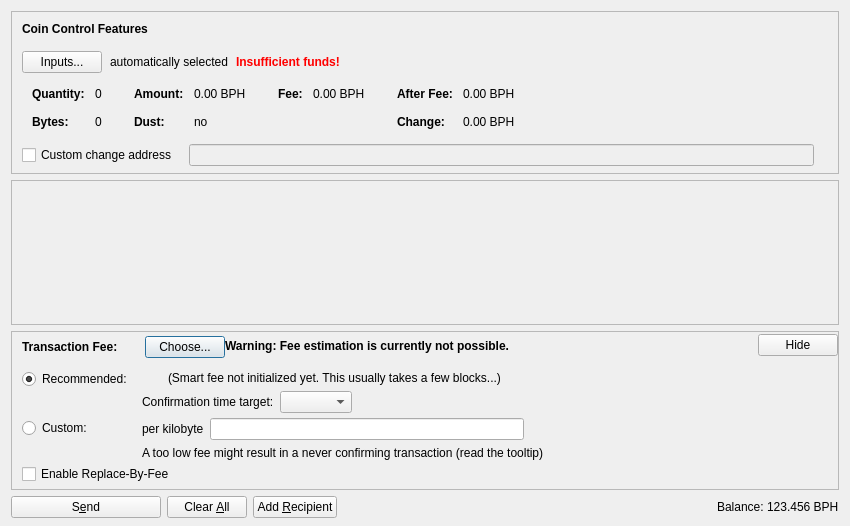
<?xml version="1.0" encoding="UTF-8"?>
<ui version="4.0">
 <class>SendCoinsDialog</class>
 <widget class="QDialog" name="SendCoinsDialog">
  <property name="geometry">
   <rect>
    <x>0</x>
    <y>0</y>
    <width>850</width>
    <height>526</height>
   </rect>
  </property>
  <property name="windowTitle">
   <string>Send Coins</string>
  </property>
  <layout class="QVBoxLayout" name="verticalLayout" stretch="0,1,0,0">
   <property name="bottomMargin">
    <number>8</number>
   </property>
   <item>
    <widget class="QFrame" name="frameCoinControl">
     <property name="sizePolicy">
      <sizepolicy hsizetype="Expanding" vsizetype="Expanding">
       <horstretch>0</horstretch>
       <verstretch>0</verstretch>
      </sizepolicy>
     </property>
     <property name="maximumSize">
      <size>
       <width>16777215</width>
       <height>16777215</height>
      </size>
     </property>
     <property name="frameShape">
      <enum>QFrame::StyledPanel</enum>
     </property>
     <property name="frameShadow">
      <enum>QFrame::Sunken</enum>
     </property>
     <layout class="QVBoxLayout" name="verticalLayoutCoinControl2">
      <property name="spacing">
       <number>0</number>
      </property>
      <property name="leftMargin">
       <number>0</number>
      </property>
      <property name="topMargin">
       <number>0</number>
      </property>
      <property name="rightMargin">
       <number>0</number>
      </property>
      <property name="bottomMargin">
       <number>6</number>
      </property>
      <item>
       <layout class="QVBoxLayout" name="verticalLayoutCoinControl" stretch="0,0,0,0,1">
        <property name="spacing">
         <number>0</number>
        </property>
        <property name="leftMargin">
         <number>10</number>
        </property>
        <property name="topMargin">
         <number>10</number>
        </property>
        <item>
         <layout class="QHBoxLayout" name="horizontalLayoutCoinControl1">
          <property name="bottomMargin">
           <number>15</number>
          </property>
          <item>
           <widget class="QLabel" name="labelCoinControlFeatures">
            <property name="sizePolicy">
             <sizepolicy hsizetype="Preferred" vsizetype="Maximum">
              <horstretch>0</horstretch>
              <verstretch>0</verstretch>
             </sizepolicy>
            </property>
            <property name="font">
             <font>
              <weight>75</weight>
              <bold>true</bold>
             </font>
            </property>
            <property name="styleSheet">
             <string notr="true">font-weight:bold;</string>
            </property>
            <property name="text">
             <string>Coin Control Features</string>
            </property>
           </widget>
          </item>
         </layout>
        </item>
        <item>
         <layout class="QHBoxLayout" name="horizontalLayoutCoinControl2" stretch="0,0,0,0">
          <property name="spacing">
           <number>8</number>
          </property>
          <property name="bottomMargin">
           <number>10</number>
          </property>
          <item>
           <widget class="QPushButton" name="pushButtonCoinControl">
            <property name="styleSheet">
             <string notr="true"/>
            </property>
            <property name="text">
             <string>Inputs...</string>
            </property>
            <property name="autoDefault">
             <bool>false</bool>
            </property>
           </widget>
          </item>
          <item>
           <widget class="QLabel" name="labelCoinControlAutomaticallySelected">
            <property name="text">
             <string>automatically selected</string>
            </property>
            <property name="margin">
             <number>5</number>
            </property>
           </widget>
          </item>
          <item>
           <widget class="QLabel" name="labelCoinControlInsuffFunds">
            <property name="font">
             <font>
              <weight>75</weight>
              <bold>true</bold>
             </font>
            </property>
            <property name="styleSheet">
             <string notr="true">color:red;font-weight:bold;</string>
            </property>
            <property name="text">
             <string>Insufficient funds!</string>
            </property>
            <property name="margin">
             <number>5</number>
            </property>
           </widget>
          </item>
          <item>
           <spacer name="horizontalSpacerCoinControl">
            <property name="orientation">
             <enum>Qt::Horizontal</enum>
            </property>
            <property name="sizeHint" stdset="0">
             <size>
              <width>40</width>
              <height>1</height>
             </size>
            </property>
           </spacer>
          </item>
         </layout>
        </item>
        <item>
         <widget class="QWidget" name="widgetCoinControl" native="true">
          <property name="sizePolicy">
           <sizepolicy hsizetype="Preferred" vsizetype="Preferred">
            <horstretch>0</horstretch>
            <verstretch>0</verstretch>
           </sizepolicy>
          </property>
          <property name="minimumSize">
           <size>
            <width>0</width>
            <height>0</height>
           </size>
          </property>
          <property name="styleSheet">
           <string notr="true"/>
          </property>
          <layout class="QHBoxLayout" name="horizontalLayoutCoinControl5">
           <property name="leftMargin">
            <number>0</number>
           </property>
           <property name="topMargin">
            <number>0</number>
           </property>
           <property name="rightMargin">
            <number>0</number>
           </property>
           <property name="bottomMargin">
            <number>0</number>
           </property>
           <item>
            <layout class="QHBoxLayout" name="horizontalLayoutCoinControl3" stretch="0,0,0,1">
             <property name="spacing">
              <number>20</number>
             </property>
             <property name="topMargin">
              <number>0</number>
             </property>
             <property name="bottomMargin">
              <number>10</number>
             </property>
             <item>
              <layout class="QFormLayout" name="formLayoutCoinControl1">
               <property name="horizontalSpacing">
                <number>10</number>
               </property>
               <property name="verticalSpacing">
                <number>14</number>
               </property>
               <property name="leftMargin">
                <number>10</number>
               </property>
               <property name="topMargin">
                <number>4</number>
               </property>
               <property name="rightMargin">
                <number>6</number>
               </property>
               <item row="0" column="0">
                <widget class="QLabel" name="labelCoinControlQuantityText">
                 <property name="font">
                  <font>
                   <weight>75</weight>
                   <bold>true</bold>
                  </font>
                 </property>
                 <property name="text">
                  <string>Quantity:</string>
                 </property>
                 <property name="margin">
                  <number>0</number>
                 </property>
                </widget>
               </item>
               <item row="0" column="1">
                <widget class="QLabel" name="labelCoinControlQuantity">
                 <property name="cursor">
                  <cursorShape>IBeamCursor</cursorShape>
                 </property>
                 <property name="contextMenuPolicy">
                  <enum>Qt::ActionsContextMenu</enum>
                 </property>
                 <property name="text">
                  <string notr="true">0</string>
                 </property>
                 <property name="margin">
                  <number>0</number>
                 </property>
                 <property name="textInteractionFlags">
                  <set>Qt::LinksAccessibleByMouse|Qt::TextSelectableByKeyboard|Qt::TextSelectableByMouse</set>
                 </property>
                </widget>
               </item>
               <item row="1" column="0">
                <widget class="QLabel" name="labelCoinControlBytesText">
                 <property name="font">
                  <font>
                   <weight>75</weight>
                   <bold>true</bold>
                  </font>
                 </property>
                 <property name="text">
                  <string>Bytes:</string>
                 </property>
                </widget>
               </item>
               <item row="1" column="1">
                <widget class="QLabel" name="labelCoinControlBytes">
                 <property name="cursor">
                  <cursorShape>IBeamCursor</cursorShape>
                 </property>
                 <property name="contextMenuPolicy">
                  <enum>Qt::ActionsContextMenu</enum>
                 </property>
                 <property name="text">
                  <string notr="true">0</string>
                 </property>
                 <property name="textInteractionFlags">
                  <set>Qt::LinksAccessibleByMouse|Qt::TextSelectableByKeyboard|Qt::TextSelectableByMouse</set>
                 </property>
                </widget>
               </item>
              </layout>
             </item>
             <item>
              <layout class="QFormLayout" name="formLayoutCoinControl2">
               <property name="horizontalSpacing">
                <number>10</number>
               </property>
               <property name="verticalSpacing">
                <number>14</number>
               </property>
               <property name="leftMargin">
                <number>6</number>
               </property>
               <property name="topMargin">
                <number>4</number>
               </property>
               <property name="rightMargin">
                <number>6</number>
               </property>
               <item row="0" column="0">
                <widget class="QLabel" name="labelCoinControlAmountText">
                 <property name="font">
                  <font>
                   <weight>75</weight>
                   <bold>true</bold>
                  </font>
                 </property>
                 <property name="text">
                  <string>Amount:</string>
                 </property>
                 <property name="margin">
                  <number>0</number>
                 </property>
                </widget>
               </item>
               <item row="0" column="1">
                <widget class="QLabel" name="labelCoinControlAmount">
                 <property name="cursor">
                  <cursorShape>IBeamCursor</cursorShape>
                 </property>
                 <property name="contextMenuPolicy">
                  <enum>Qt::ActionsContextMenu</enum>
                 </property>
                 <property name="text">
                  <string notr="true">0.00 BPH</string>
                 </property>
                 <property name="textInteractionFlags">
                  <set>Qt::LinksAccessibleByMouse|Qt::TextSelectableByKeyboard|Qt::TextSelectableByMouse</set>
                 </property>
                </widget>
               </item>
               <item row="1" column="0">
                <widget class="QLabel" name="labelCoinControlLowOutputText">
                 <property name="font">
                  <font>
                   <weight>75</weight>
                   <bold>true</bold>
                  </font>
                 </property>
                 <property name="text">
                  <string>Dust:</string>
                 </property>
                </widget>
               </item>
               <item row="1" column="1">
                <widget class="QLabel" name="labelCoinControlLowOutput">
                 <property name="cursor">
                  <cursorShape>IBeamCursor</cursorShape>
                 </property>
                 <property name="contextMenuPolicy">
                  <enum>Qt::ActionsContextMenu</enum>
                 </property>
                 <property name="text">
                  <string notr="true">no</string>
                 </property>
                 <property name="textInteractionFlags">
                  <set>Qt::LinksAccessibleByMouse|Qt::TextSelectableByKeyboard|Qt::TextSelectableByMouse</set>
                 </property>
                </widget>
               </item>
              </layout>
             </item>
             <item>
              <layout class="QFormLayout" name="formLayoutCoinControl3">
               <property name="horizontalSpacing">
                <number>10</number>
               </property>
               <property name="verticalSpacing">
                <number>14</number>
               </property>
               <property name="leftMargin">
                <number>6</number>
               </property>
               <property name="topMargin">
                <number>4</number>
               </property>
               <property name="rightMargin">
                <number>6</number>
               </property>
               <item row="0" column="0">
                <widget class="QLabel" name="labelCoinControlFeeText">
                 <property name="font">
                  <font>
                   <weight>75</weight>
                   <bold>true</bold>
                  </font>
                 </property>
                 <property name="text">
                  <string>Fee:</string>
                 </property>
                 <property name="margin">
                  <number>0</number>
                 </property>
                </widget>
               </item>
               <item row="0" column="1">
                <widget class="QLabel" name="labelCoinControlFee">
                 <property name="cursor">
                  <cursorShape>IBeamCursor</cursorShape>
                 </property>
                 <property name="contextMenuPolicy">
                  <enum>Qt::ActionsContextMenu</enum>
                 </property>
                 <property name="text">
                  <string notr="true">0.00 BPH</string>
                 </property>
                 <property name="textInteractionFlags">
                  <set>Qt::LinksAccessibleByMouse|Qt::TextSelectableByKeyboard|Qt::TextSelectableByMouse</set>
                 </property>
                </widget>
               </item>
              </layout>
             </item>
             <item>
              <layout class="QFormLayout" name="formLayoutCoinControl4">
               <property name="horizontalSpacing">
                <number>10</number>
               </property>
               <property name="verticalSpacing">
                <number>14</number>
               </property>
               <property name="leftMargin">
                <number>6</number>
               </property>
               <property name="topMargin">
                <number>4</number>
               </property>
               <property name="rightMargin">
                <number>6</number>
               </property>
               <item row="0" column="0">
                <widget class="QLabel" name="labelCoinControlAfterFeeText">
                 <property name="font">
                  <font>
                   <weight>75</weight>
                   <bold>true</bold>
                  </font>
                 </property>
                 <property name="text">
                  <string>After Fee:</string>
                 </property>
                 <property name="margin">
                  <number>0</number>
                 </property>
                </widget>
               </item>
               <item row="0" column="1">
                <widget class="QLabel" name="labelCoinControlAfterFee">
                 <property name="cursor">
                  <cursorShape>IBeamCursor</cursorShape>
                 </property>
                 <property name="contextMenuPolicy">
                  <enum>Qt::ActionsContextMenu</enum>
                 </property>
                 <property name="text">
                  <string notr="true">0.00 BPH</string>
                 </property>
                 <property name="textInteractionFlags">
                  <set>Qt::LinksAccessibleByMouse|Qt::TextSelectableByKeyboard|Qt::TextSelectableByMouse</set>
                 </property>
                </widget>
               </item>
               <item row="1" column="0">
                <widget class="QLabel" name="labelCoinControlChangeText">
                 <property name="font">
                  <font>
                   <weight>75</weight>
                   <bold>true</bold>
                  </font>
                 </property>
                 <property name="text">
                  <string>Change:</string>
                 </property>
                </widget>
               </item>
               <item row="1" column="1">
                <widget class="QLabel" name="labelCoinControlChange">
                 <property name="cursor">
                  <cursorShape>IBeamCursor</cursorShape>
                 </property>
                 <property name="contextMenuPolicy">
                  <enum>Qt::ActionsContextMenu</enum>
                 </property>
                 <property name="text">
                  <string notr="true">0.00 BPH</string>
                 </property>
                 <property name="textInteractionFlags">
                  <set>Qt::LinksAccessibleByMouse|Qt::TextSelectableByKeyboard|Qt::TextSelectableByMouse</set>
                 </property>
                </widget>
               </item>
              </layout>
             </item>
            </layout>
           </item>
          </layout>
         </widget>
        </item>
        <item>
         <layout class="QHBoxLayout" name="horizontalLayoutCoinControl4" stretch="0,0,0">
          <property name="spacing">
           <number>12</number>
          </property>
          <property name="sizeConstraint">
           <enum>QLayout::SetDefaultConstraint</enum>
          </property>
          <property name="topMargin">
           <number>5</number>
          </property>
          <property name="rightMargin">
           <number>5</number>
          </property>
          <item>
           <widget class="QCheckBox" name="checkBoxCoinControlChange">
            <property name="toolTip">
             <string>If this is activated, but the change address is empty or invalid, change will be sent to a newly generated address.</string>
            </property>
            <property name="text">
             <string>Custom change address</string>
            </property>
           </widget>
          </item>
          <item>
           <widget class="QValidatedLineEdit" name="lineEditCoinControlChange">
            <property name="enabled">
             <bool>false</bool>
            </property>
            <property name="sizePolicy">
             <sizepolicy hsizetype="Expanding" vsizetype="Fixed">
              <horstretch>0</horstretch>
              <verstretch>0</verstretch>
             </sizepolicy>
            </property>
           </widget>
          </item>
          <item>
           <widget class="QLabel" name="labelCoinControlChangeLabel">
            <property name="sizePolicy">
             <sizepolicy hsizetype="Preferred" vsizetype="Expanding">
              <horstretch>0</horstretch>
              <verstretch>0</verstretch>
             </sizepolicy>
            </property>
            <property name="minimumSize">
             <size>
              <width>0</width>
              <height>0</height>
             </size>
            </property>
            <property name="text">
             <string/>
            </property>
            <property name="margin">
             <number>3</number>
            </property>
           </widget>
          </item>
         </layout>
        </item>
        <item>
         <spacer name="verticalSpacerCoinControl">
          <property name="orientation">
           <enum>Qt::Vertical</enum>
          </property>
          <property name="sizeHint" stdset="0">
           <size>
            <width>800</width>
            <height>1</height>
           </size>
          </property>
         </spacer>
        </item>
       </layout>
      </item>
     </layout>
    </widget>
   </item>
   <item>
    <widget class="QScrollArea" name="scrollArea">
     <property name="widgetResizable">
      <bool>true</bool>
     </property>
     <widget class="QWidget" name="scrollAreaWidgetContents">
      <property name="geometry">
       <rect>
        <x>0</x>
        <y>0</y>
        <width>830</width>
        <height>104</height>
       </rect>
      </property>
      <layout class="QVBoxLayout" name="verticalLayout_2" stretch="0,1">
       <property name="leftMargin">
        <number>0</number>
       </property>
       <property name="topMargin">
        <number>0</number>
       </property>
       <property name="rightMargin">
        <number>0</number>
       </property>
       <property name="bottomMargin">
        <number>0</number>
       </property>
       <item>
        <layout class="QVBoxLayout" name="entries">
         <property name="spacing">
          <number>6</number>
         </property>
        </layout>
       </item>
       <item>
        <spacer name="verticalSpacer">
         <property name="orientation">
          <enum>Qt::Vertical</enum>
         </property>
         <property name="sizeHint" stdset="0">
          <size>
           <width>20</width>
           <height>40</height>
          </size>
         </property>
        </spacer>
       </item>
      </layout>
     </widget>
    </widget>
   </item>
   <item>
    <widget class="QFrame" name="frameFee">
     <property name="sizePolicy">
      <sizepolicy hsizetype="Expanding" vsizetype="Expanding">
       <horstretch>0</horstretch>
       <verstretch>0</verstretch>
      </sizepolicy>
     </property>
     <property name="maximumSize">
      <size>
       <width>16777215</width>
       <height>16777215</height>
      </size>
     </property>
     <property name="frameShape">
      <enum>QFrame::StyledPanel</enum>
     </property>
     <property name="frameShadow">
      <enum>QFrame::Sunken</enum>
     </property>
     <layout class="QVBoxLayout" name="verticalLayoutFee1">
      <property name="spacing">
       <number>0</number>
      </property>
      <property name="leftMargin">
       <number>0</number>
      </property>
      <property name="topMargin">
       <number>0</number>
      </property>
      <property name="rightMargin">
       <number>0</number>
      </property>
      <property name="bottomMargin">
       <number>0</number>
      </property>
      <item>
       <layout class="QVBoxLayout" name="verticalLayoutFee2" stretch="0,0,0">
        <property name="spacing">
         <number>0</number>
        </property>
        <property name="leftMargin">
         <number>10</number>
        </property>
        <property name="topMargin">
         <number>0</number>
        </property>
        <item>
         <layout class="QHBoxLayout" name="horizontalLayoutFee1">
          <property name="bottomMargin">
           <number>0</number>
          </property>
          <item>
           <layout class="QVBoxLayout" name="verticalLayoutFee7">
            <property name="spacing">
             <number>0</number>
            </property>
            <item>
             <spacer name="verticalSpacerSmartFee">
              <property name="orientation">
               <enum>Qt::Vertical</enum>
              </property>
              <property name="sizeType">
               <enum>QSizePolicy::Fixed</enum>
              </property>
              <property name="sizeHint" stdset="0">
               <size>
                <width>1</width>
                <height>4</height>
               </size>
              </property>
             </spacer>
            </item>
            <item>
             <layout class="QHBoxLayout" name="horizontalLayoutSmartFee">
              <property name="spacing">
               <number>10</number>
              </property>
              <item>
               <widget class="QLabel" name="labelFeeHeadline">
                <property name="sizePolicy">
                 <sizepolicy hsizetype="Preferred" vsizetype="Maximum">
                  <horstretch>0</horstretch>
                  <verstretch>0</verstretch>
                 </sizepolicy>
                </property>
                <property name="font">
                 <font>
                  <weight>75</weight>
                  <bold>true</bold>
                 </font>
                </property>
                <property name="styleSheet">
                 <string notr="true">font-weight:bold;</string>
                </property>
                <property name="text">
                 <string>Transaction Fee:</string>
                </property>
               </widget>
              </item>
              <item>
               <widget class="QLabel" name="labelFeeMinimized">
                <property name="text">
                 <string/>
                </property>
               </widget>
              </item>
              <item>
               <widget class="QPushButton" name="buttonChooseFee">
                <property name="text">
                 <string>Choose...</string>
                </property>
               </widget>
              </item>
             </layout>
            </item>
            <item>
             <spacer name="verticalSpacer_5">
              <property name="orientation">
               <enum>Qt::Vertical</enum>
              </property>
              <property name="sizeHint" stdset="0">
               <size>
                <width>1</width>
                <height>1</height>
               </size>
              </property>
             </spacer>
            </item>
           </layout>
          </item>
          <item>
           <widget class="QLabel" name="fallbackFeeWarningLabel">
            <property name="toolTip">
             <string>Using the fallbackfee can result in sending a transaction that will take several hours or days (or never) to confirm. Consider choosing your fee manually or wait until you have validated the complete chain.</string>
            </property>
            <property name="font">
            <font>
                <weight>75</weight>
                <bold>true</bold>
            </font>
            </property>
            <property name="text">
             <string>Warning: Fee estimation is currently not possible.</string>
            </property>
            <property name="wordWrap">
             <bool>false</bool>
            </property>
           </widget>
          </item>
          <item>
           <spacer name="horizontalSpacer_4">
            <property name="orientation">
             <enum>Qt::Horizontal</enum>
            </property>
            <property name="sizeType">
             <enum>QSizePolicy::MinimumExpanding</enum>
            </property>
            <property name="sizeHint" stdset="0">
             <size>
              <width>40</width>
              <height>20</height>
             </size>
            </property>
           </spacer>
          </item>
          <item>
           <widget class="QPushButton" name="buttonMinimizeFee">
            <property name="toolTip">
             <string>collapse fee-settings</string>
            </property>
            <property name="text">
             <string>Hide</string>
            </property>
           </widget>
          </item>
         </layout>
        </item>
        <item>
         <widget class="QFrame" name="frameFeeSelection">
          <layout class="QVBoxLayout" name="verticalLayoutFee12">
           <property name="spacing">
            <number>0</number>
           </property>
           <property name="leftMargin">
            <number>0</number>
           </property>
           <property name="topMargin">
            <number>0</number>
           </property>
           <property name="rightMargin">
            <number>0</number>
           </property>
           <property name="bottomMargin">
            <number>0</number>
           </property>
           <item>
            <layout class="QGridLayout" name="gridLayoutFee">
             <property name="topMargin">
              <number>10</number>
             </property>
             <property name="bottomMargin">
              <number>4</number>
             </property>
             <property name="horizontalSpacing">
              <number>10</number>
             </property>
             <property name="verticalSpacing">
              <number>4</number>
             </property>
             <item row="1" column="1">
              <layout class="QVBoxLayout" name="verticalLayoutFee8">
               <property name="spacing">
                <number>6</number>
               </property>
               <item>
                <layout class="QHBoxLayout" name="horizontalLayoutFee13">
                 <item>
                  <widget class="QLabel" name="labelCustomPerKilobyte">
                   <property name="toolTip">
                    <string>Specify a custom fee per kB (1,000 bytes) of the transaction's virtual size.

Note:  Since the fee is calculated on a per-byte basis, a fee of "100 satoshis per kB" for a transaction size of 500 bytes (half of 1 kB) would ultimately yield a fee of only 50 satoshis.</string>
                   </property>
                   <property name="text">
                    <string>per kilobyte</string>
                   </property>
                  </widget>
                 </item>
                 <item>
                  <widget class="BitcoinpaythroughAmountField" name="customFee"/>
                 </item>
                 <item>
                  <spacer name="horizontalSpacer_6">
                   <property name="orientation">
                    <enum>Qt::Horizontal</enum>
                   </property>
                   <property name="sizeHint" stdset="0">
                    <size>
                     <width>1</width>
                     <height>1</height>
                    </size>
                   </property>
                  </spacer>
                 </item>
                </layout>
               </item>
               <item>
                <layout class="QHBoxLayout" name="horizontalLayoutFee8">
                 <item>
                  <widget class="QLabel" name="labelCustomFeeWarning">
                   <property name="enabled">
                    <bool>true</bool>
                   </property>
                   <property name="toolTip">
                    <string>When there is less transaction volume than space in the blocks, miners as well as relaying nodes may enforce a minimum fee. Paying only this minimum fee is just fine, but be aware that this can result in a never confirming transaction once there is more demand for bitcoinpaythrough transactions than the network can process.</string>
                   </property>
                   <property name="text">
                    <string>A too low fee might result in a never confirming transaction (read the tooltip)</string>
                   </property>
                  </widget>
                 </item>
                 <item>
                  <spacer name="horizontalSpacer_2">
                   <property name="orientation">
                    <enum>Qt::Horizontal</enum>
                   </property>
                   <property name="sizeHint" stdset="0">
                    <size>
                     <width>1</width>
                     <height>1</height>
                    </size>
                   </property>
                  </spacer>
                 </item>
                </layout>
               </item>
              </layout>
             </item>
             <item row="0" column="0">
              <layout class="QVBoxLayout" name="verticalLayoutFee4" stretch="0,1">
               <item>
                <widget class="QRadioButton" name="radioSmartFee">
                 <property name="text">
                  <string>Recommended:</string>
                 </property>
                 <property name="checked">
                  <bool>true</bool>
                 </property>
                 <attribute name="buttonGroup">
                  <string notr="true">groupFee</string>
                 </attribute>
                </widget>
               </item>
               <item>
                <spacer name="verticalSpacer_2">
                 <property name="orientation">
                  <enum>Qt::Vertical</enum>
                 </property>
                 <property name="sizeHint" stdset="0">
                  <size>
                   <width>1</width>
                   <height>1</height>
                  </size>
                 </property>
                </spacer>
               </item>
              </layout>
             </item>
             <item row="1" column="0">
              <layout class="QVBoxLayout" name="verticalLayoutFee9" stretch="0,1">
               <item>
                <widget class="QRadioButton" name="radioCustomFee">
                 <property name="text">
                  <string>Custom:</string>
                 </property>
                 <attribute name="buttonGroup">
                  <string notr="true">groupFee</string>
                 </attribute>
                </widget>
               </item>
               <item>
                <spacer name="verticalSpacer_6">
                 <property name="orientation">
                  <enum>Qt::Vertical</enum>
                 </property>
                 <property name="sizeHint" stdset="0">
                  <size>
                   <width>1</width>
                   <height>1</height>
                  </size>
                 </property>
                </spacer>
               </item>
              </layout>
             </item>
             <item row="0" column="1">
              <layout class="QVBoxLayout" name="verticalLayoutFee3" stretch="0,0,1">
               <property name="spacing">
                <number>6</number>
               </property>
               <property name="topMargin">
                <number>2</number>
               </property>
               <item>
                <layout class="QHBoxLayout" name="horizontalLayoutFee12">
                 <item>
                  <widget class="QLabel" name="labelSmartFee">
                   <property name="text">
                    <string/>
                   </property>
                  </widget>
                 </item>
                 <item>
                  <widget class="QLabel" name="labelFeeEstimation">
                   <property name="text">
                    <string/>
                   </property>
                  </widget>
                 </item>
                 <item>
                  <widget class="QLabel" name="labelSmartFee2">
                   <property name="text">
                    <string>(Smart fee not initialized yet. This usually takes a few blocks...)</string>
                   </property>
                  </widget>
                 </item>
                 <item>
                  <spacer name="horizontalSpacer_5">
                   <property name="orientation">
                    <enum>Qt::Horizontal</enum>
                   </property>
                   <property name="sizeHint" stdset="0">
                    <size>
                     <width>1</width>
                     <height>1</height>
                    </size>
                   </property>
                  </spacer>
                 </item>
                </layout>
               </item>
               <item>
                <layout class="QHBoxLayout" name="horizontalLayoutFee9">
                 <item>
                  <layout class="QVBoxLayout" name="verticalLayoutFee6">
                   <item>
                    <widget class="QLabel" name="labelSmartFee3">
                     <property name="text">
                      <string>Confirmation time target:</string>
                     </property>
                    </widget>
                   </item>
                  </layout>
                 </item>
                 <item>
                  <layout class="QVBoxLayout" name="verticalLayoutFee5">
                   <property name="rightMargin">
                    <number>30</number>
                   </property>
                   <item>
                    <layout class="QHBoxLayout" name="horizontalLayoutConfTarget">
                     <property name="bottomMargin">
                      <number>0</number>
                     </property>
                     <item>
                      <widget class="QComboBox" name="confTargetSelector"/>
                     </item>
                     <item>
                      <spacer name="horizontalSpacerConfTarget">
                       <property name="orientation">
                        <enum>Qt::Horizontal</enum>
                       </property>
                       <property name="sizeHint" stdset="0">
                        <size>
                         <width>40</width>
                         <height>20</height>
                        </size>
                       </property>
                      </spacer>
                     </item>
                    </layout>
                   </item>
                  </layout>
                 </item>
                </layout>
               </item>
               <item>
                <spacer name="verticalSpacer_4">
                 <property name="orientation">
                  <enum>Qt::Vertical</enum>
                 </property>
                 <property name="sizeHint" stdset="0">
                  <size>
                   <width>1</width>
                   <height>1</height>
                  </size>
                 </property>
                </spacer>
               </item>
              </layout>
             </item>
            </layout>
           </item>
           <item>
            <widget class="QCheckBox" name="optInRBF">
             <property name="text">
              <string>Enable Replace-By-Fee</string>
             </property>
             <property name="toolTip">
              <string>With Replace-By-Fee (BIP-125) you can increase a transaction's fee after it is sent. Without this, a higher fee may be recommended to compensate for increased transaction delay risk.</string>
             </property>
            </widget>
           </item>
          </layout>
         </widget>
        </item>
        <item>
         <spacer name="verticalSpacerFee">
          <property name="orientation">
           <enum>Qt::Vertical</enum>
          </property>
          <property name="sizeHint" stdset="0">
           <size>
            <width>40</width>
            <height>5</height>
           </size>
          </property>
         </spacer>
        </item>
       </layout>
      </item>
     </layout>
    </widget>
   </item>
   <item>
    <layout class="QHBoxLayout" name="horizontalLayout">
     <item>
      <widget class="QPushButton" name="sendButton">
       <property name="minimumSize">
        <size>
         <width>150</width>
         <height>0</height>
        </size>
       </property>
       <property name="toolTip">
        <string>Confirm the send action</string>
       </property>
       <property name="text">
        <string>S&amp;end</string>
       </property>
       <property name="icon">
        <iconset resource="../bitcoinpaythrough.qrc">
         <normaloff>:/icons/send</normaloff>:/icons/send</iconset>
       </property>
       <property name="autoDefault">
        <bool>false</bool>
       </property>
       <property name="default">
        <bool>false</bool>
       </property>
      </widget>
     </item>
     <item>
      <widget class="QPushButton" name="clearButton">
       <property name="sizePolicy">
        <sizepolicy hsizetype="Minimum" vsizetype="Fixed">
         <horstretch>0</horstretch>
         <verstretch>0</verstretch>
        </sizepolicy>
       </property>
       <property name="toolTip">
        <string>Clear all fields of the form.</string>
       </property>
       <property name="text">
        <string>Clear &amp;All</string>
       </property>
       <property name="icon">
        <iconset resource="../bitcoinpaythrough.qrc">
         <normaloff>:/icons/remove</normaloff>:/icons/remove</iconset>
       </property>
       <property name="autoDefault">
        <bool>false</bool>
       </property>
      </widget>
     </item>
     <item>
      <widget class="QPushButton" name="addButton">
       <property name="toolTip">
        <string>Send to multiple recipients at once</string>
       </property>
       <property name="text">
        <string>Add &amp;Recipient</string>
       </property>
       <property name="icon">
        <iconset resource="../bitcoinpaythrough.qrc">
         <normaloff>:/icons/add</normaloff>:/icons/add</iconset>
       </property>
       <property name="autoDefault">
        <bool>false</bool>
       </property>
      </widget>
     </item>
     <item>
      <spacer name="horizontalSpacer">
       <property name="orientation">
        <enum>Qt::Horizontal</enum>
       </property>
       <property name="sizeHint" stdset="0">
        <size>
         <width>40</width>
         <height>20</height>
        </size>
       </property>
      </spacer>
     </item>
     <item>
      <layout class="QHBoxLayout" name="horizontalLayout_2">
       <property name="spacing">
        <number>3</number>
       </property>
       <item>
        <widget class="QLabel" name="label">
         <property name="sizePolicy">
          <sizepolicy hsizetype="Preferred" vsizetype="Fixed">
           <horstretch>0</horstretch>
           <verstretch>0</verstretch>
          </sizepolicy>
         </property>
         <property name="text">
          <string>Balance:</string>
         </property>
        </widget>
       </item>
       <item>
        <widget class="QLabel" name="labelBalance">
         <property name="sizePolicy">
          <sizepolicy hsizetype="Preferred" vsizetype="Fixed">
           <horstretch>0</horstretch>
           <verstretch>0</verstretch>
          </sizepolicy>
         </property>
         <property name="cursor">
          <cursorShape>IBeamCursor</cursorShape>
         </property>
         <property name="text">
          <string notr="true">123.456 BPH</string>
         </property>
         <property name="textInteractionFlags">
          <set>Qt::LinksAccessibleByMouse|Qt::TextSelectableByKeyboard|Qt::TextSelectableByMouse</set>
         </property>
        </widget>
       </item>
      </layout>
     </item>
    </layout>
   </item>
  </layout>
 </widget>
 <customwidgets>
  <customwidget>
   <class>QValidatedLineEdit</class>
   <extends>QLineEdit</extends>
   <header>qt/qvalidatedlineedit.h</header>
  </customwidget>
  <customwidget>
   <class>BitcoinpaythroughAmountField</class>
   <extends>QLineEdit</extends>
   <header>qt/bitcoinpaythroughamountfield.h</header>
   <container>1</container>
  </customwidget>
 </customwidgets>
 <resources>
  <include location="../bitcoinpaythrough.qrc"/>
 </resources>
 <connections/>
 <buttongroups>
  <buttongroup name="groupFee"/>
 </buttongroups>
</ui>
